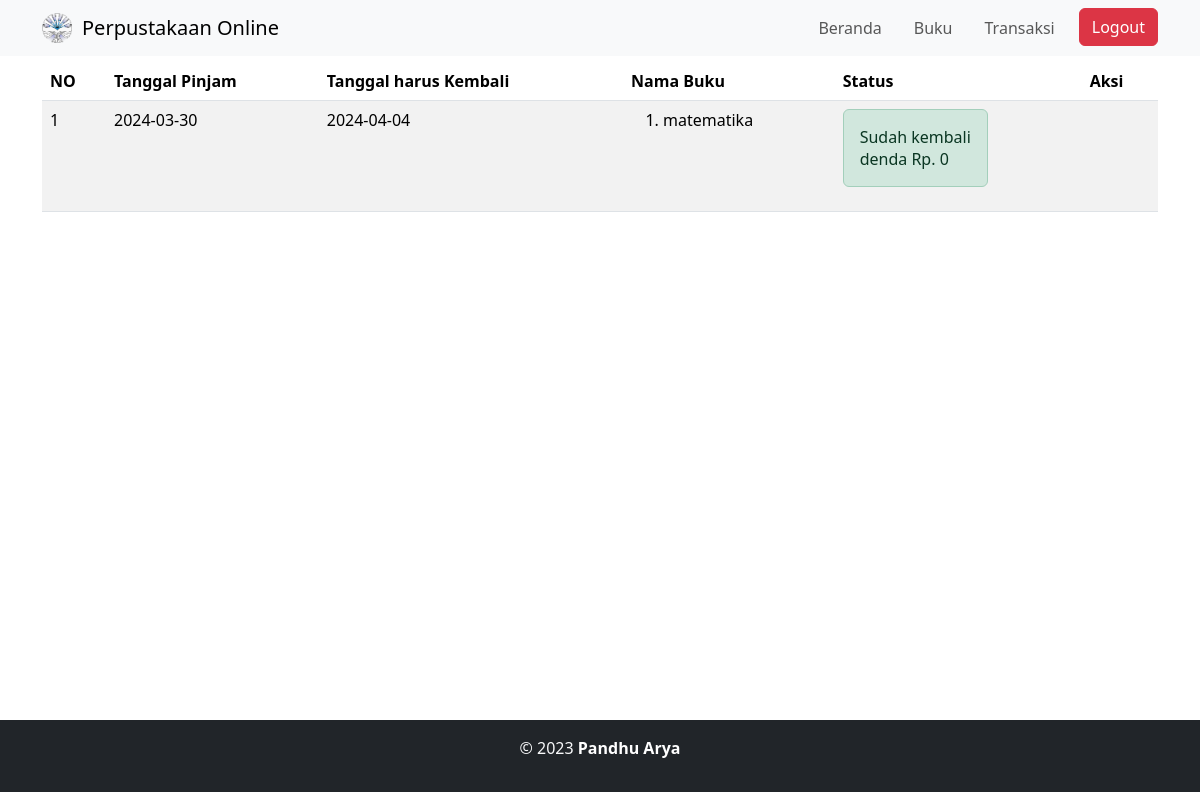
Page /frontend/histori_peminjaman.php (signed in) on the committed database.
### tables this page shows
CREATE TABLE `peminjaman_buku` (
  `id_peminjaman_buku` int(11) NOT NULL,
  `id_siswa` int(11) NOT NULL,
  `tanggal_pinjam` date NOT NULL,
  `tanggal_kembali` date NOT NULL
);

CREATE TABLE `detail_peminjaman_buku` (
  `id_detail_peminjaman_buku` int(11) NOT NULL,
  `id_peminjaman_buku` int(11) NOT NULL,
  `id_buku` int(11) NOT NULL,
  `qty` int(11) NOT NULL
);

CREATE TABLE `buku` (
  `id_buku` int(3) NOT NULL,
  `nama_buku` varchar(200) NOT NULL,
  `deskripsi` varchar(255) NOT NULL,
  `foto` longblob NOT NULL
);

CREATE TABLE `pengembalian_buku` (
  `id_pengembalian_buku` int(11) NOT NULL,
  `id_peminjaman_buku` int(11) NOT NULL,
  `tanggal_pengembalian` date NOT NULL,
  `denda` int(11) NOT NULL
);

### frontend/histori_peminjaman.php (the view, shortened to what this page needs)
<?php
include "header.php";
?>
<div class="container" style="min-height: 90vh">
    <h2 class="text-center pb-3">Histori Peminjaman Buku</h2>
    <table class="table table-hover table-striped">
        <thead>
            <th>NO</th>
            <th>Tanggal Pinjam</th>
            <th>Tanggal harus Kembali</th>
            <th>Nama Buku</th>
            <th>Status</th>
            <th>Aksi</th>
        </thead>
        <tbody>
            <?php
            include "../connect.php";
            $qry_histori = mysqli_query($conn, "SELECT * FROM peminjaman_buku WHERE id_siswa='" . $_SESSION['id_siswa'] . "'order by id_peminjaman_buku desc");
            $no = 0;
            while ($dt_histori = mysqli_fetch_array($qry_histori)) {
                $no++;
                $buku_dipinjam = "<ol>";
                $qry_buku = mysqli_query($conn, "SELECT * FROM  detail_peminjaman_buku JOIN buku ON buku.id_buku=detail_peminjaman_buku.id_buku WHERE id_peminjaman_buku = '" . $dt_histori['id_peminjaman_buku'] . "'");
                while ($dt_buku = mysqli_fetch_array($qry_buku)) {
                    $buku_dipinjam .= "<li>" . $dt_buku['nama_buku'] . "</li>";
                }
                $buku_dipinjam .= "</ol>";
                $qry_cek_kembali = mysqli_query($conn, "SELECT * FROM pengembalian_buku WHERE id_peminjaman_buku = '" . $dt_histori['id_peminjaman_buku'] . "'");
                if (mysqli_num_rows($qry_cek_kembali) > 0) {
                    $dt_kembali = mysqli_fetch_array($qry_cek_kembali);
                    $denda = "denda Rp. " . $dt_kembali['denda'];
                    $status_kembali = "<label class='alert alert-success'>Sudah kembali <br>" . $denda . "</label>";
                } else {
                    $status_kembali = "<label class='alert alert-danger'>Belum kembali</label>";
                    $button_kembali = "<a href='../backend/proses_pengembalian_buku.php?id=" . $dt_histori['id_peminjaman_buku'] . "' class='btn btn-warning' onclick='return confirm(\"Apakah kamu yakin ingin mengembalikan\")'>Kembalikan</a>";
                }
                ?>
                <tr>
                    <td>
                        <?= $no ?>
                    </td>
                    <td>
                        <?= $dt_histori['tanggal_pinjam'] ?>
                    </td>
                    <td>
                        <?= $dt_histori['tanggal_kembali'] ?>
                    </td>
                    <td>
                        <?= $buku_dipinjam ?>
                    </td>
                    <td>
                        <?= $status_kembali ?>
                    </td>
                    <td>
                    </td>
                </tr>
                <?php
            }
            ?>
        </tbody>
    </table>
</div>
<?php
include "footer.php";
?>

### rows in the picture
peminjaman_buku: tanggal_pinjam "2024-03-30", tanggal_kembali "2024-04-04", pengembalian_buku.denda "denda Rp. 0"
detail_peminjaman_buku: id_buku.nama_buku "matematika"
